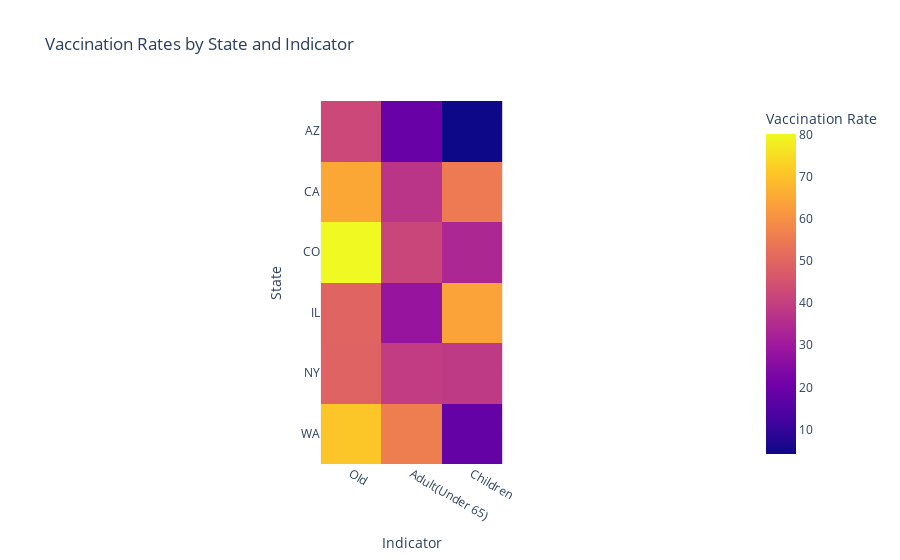

Here is the notebook cell this chart was saved with:
### Markdown cell above
Here we further refine our dataset by focusing on the common states identified previously and specific health indicators. The data is filtered to include only those rows corresponding to our target states and indicators. We then pivot the data to create a new table organized by state and indicator, with the mean values for each combination. This pivot table is designed to facilitate easy analysis and comparison of vaccination rates across the selected states for the given health indicators.

### Code cell
import plotly.express as px

# Create the heatmap
fig = px.imshow(pivot_data,
                labels=dict(x="Indicator", y="State", color="Vaccination Rate"),
                x=['Old', 
                   'Adult(Under 65)', 
                   'Children'],
                title="Vaccination Rates by State and Indicator"
               )

fig.update_xaxes(side="bottom")
fig.show()

### Figure 1 — Plotly figure (JSON) as saved in the notebook; plotly's stock layout.template omitted (floating-point values rounded to 4 significant figures)
{"data": [{"coloraxis": "coloraxis", "hovertemplate": "Indicator: %{x}<br>State: %{y}<br>Vaccination Rate: %{z}<extra></extra>", "name": "0", "type": "heatmap", "x": ["Old", "Adult(Under 65)", "Children"], "xaxis": "x", "y": ["AZ", "CA", "CO", "IL", "NY", "WA"], "yaxis": "y", "z": [[42.41, 19.17, 4.167], [64.87, 37.25, 54.98], [80.12, 41.78, 33.7], [49.7, 28.5, 64], [49.29, 39.27, 38.63], [70.93, 55.69, 18.53]]}], "layout": {"coloraxis": {"colorbar": {"title": {"text": "Vaccination Rate"}}, "colorscale": [[0, "#0d0887"], [0.1111, "#46039f"], [0.2222, "#7201a8"], [0.3333, "#9c179e"], [0.4444, "#bd3786"], [0.5556, "#d8576b"], [0.6667, "#ed7953"], [0.7778, "#fb9f3a"], [0.8889, "#fdca26"], [1, "#f0f921"]]}, "title": {"text": "Vaccination Rates by State and Indicator"}, "xaxis": {"anchor": "y", "constrain": "domain", "domain": [0, 1], "scaleanchor": "y", "side": "bottom", "title": {"text": "Indicator"}}, "yaxis": {"anchor": "x", "autorange": "reversed", "constrain": "domain", "domain": [0, 1], "title": {"text": "State"}}}}
